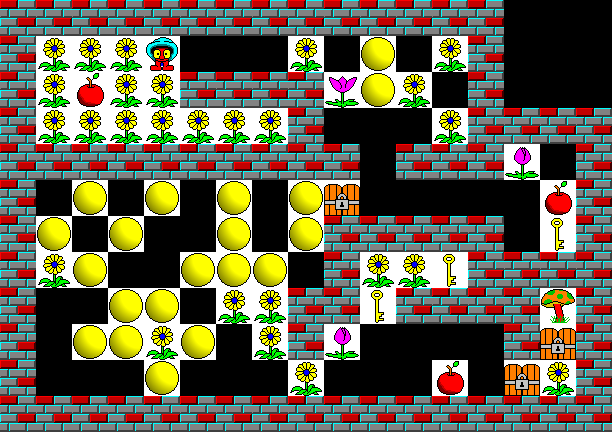

This game map was drawn from its Tiled (.tmx) file and the tilesets committed beside it. A one-line description and the full map source follow:
An orthogonal 17x12 tile map with 36x36 px tiles, 1 tile layer (Capa de patrones 1).

<map version="1.10" tiledversion="1.10.2" orientation="orthogonal" renderorder="right-down" width="17" height="12" tilewidth="36" tileheight="36" infinite="0" nextlayerid="2" nextobjectid="1">
 <tileset firstgid="1" source="spritesheet.tsx" />
 <layer id="1" name="Capa de patrones 1" width="17" height="12">
  <data encoding="csv">
108,108,108,108,108,108,108,108,108,108,108,108,108,108,0,0,0,
108,83,83,83,6,0,0,0,83,0,18,0,83,108,0,0,0,
108,83,5,83,83,108,108,108,108,42,18,83,0,108,0,0,0,
108,83,83,83,83,83,83,83,108,0,0,0,83,108,108,108,108,
108,108,108,108,108,108,108,108,108,108,0,108,108,108,3,0,108,
108,0,18,0,18,0,18,0,18,44,0,0,0,0,0,5,108,
108,18,0,18,0,0,18,0,18,108,108,108,108,108,0,96,108,
108,83,18,0,0,18,18,18,0,108,83,83,96,108,108,108,108,
108,0,0,18,18,0,83,83,108,108,96,108,108,108,108,122,108,
108,0,18,18,83,18,0,83,108,3,0,0,0,0,108,44,108,
108,0,0,0,18,0,0,0,83,0,0,0,5,0,44,83,108,
108,108,108,108,108,108,108,108,108,108,108,108,108,108,108,108,108
</data>
 </layer>
</map>
